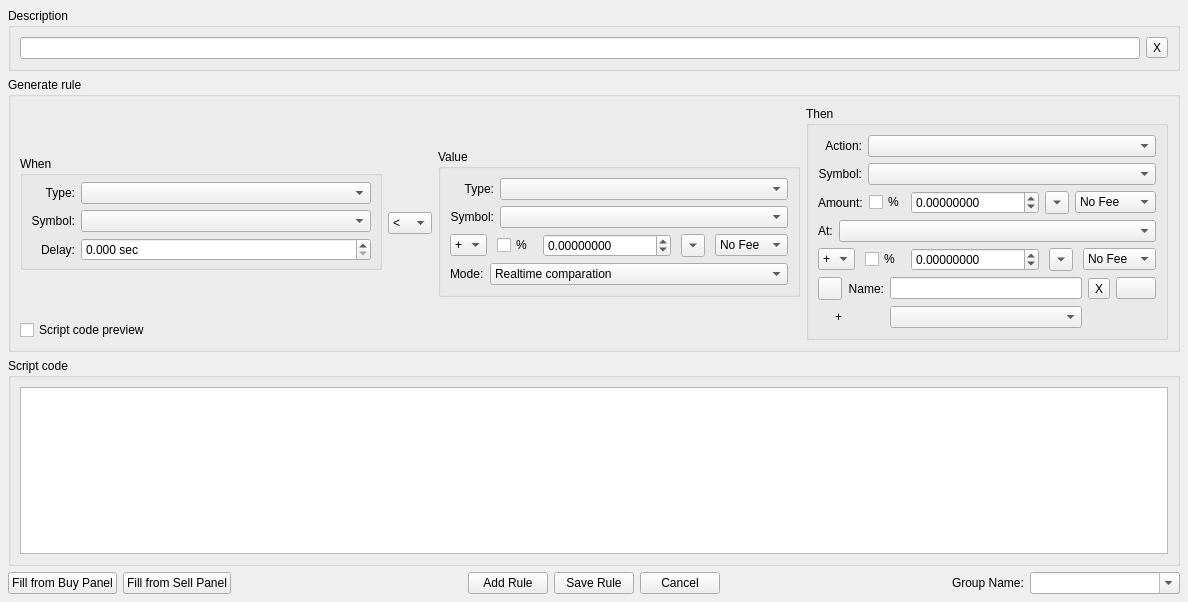
<?xml version="1.0" encoding="UTF-8"?>
<ui version="4.0">
 <class>AddRuleDialog</class>
 <widget class="QWidget" name="AddRuleDialog">
  <property name="geometry">
   <rect>
    <x>0</x>
    <y>0</y>
    <width>1188</width>
    <height>602</height>
   </rect>
  </property>
  <property name="maximumSize">
   <size>
    <width>2048</width>
    <height>1280</height>
   </size>
  </property>
  <property name="windowTitle">
   <string>Form</string>
  </property>
  <layout class="QGridLayout" name="gridLayout">
   <property name="leftMargin">
    <number>8</number>
   </property>
   <property name="topMargin">
    <number>8</number>
   </property>
   <property name="rightMargin">
    <number>8</number>
   </property>
   <property name="bottomMargin">
    <number>8</number>
   </property>
   <item row="2" column="0" colspan="5">
    <widget class="QGroupBox" name="scriptCodeGroupbox">
     <property name="sizePolicy">
      <sizepolicy hsizetype="Preferred" vsizetype="Expanding">
       <horstretch>0</horstretch>
       <verstretch>0</verstretch>
      </sizepolicy>
     </property>
     <property name="accessibleName">
      <string>SCRIPT_CODE</string>
     </property>
     <property name="title">
      <string>Script code</string>
     </property>
     <layout class="QGridLayout" name="gridLayout_8">
      <item row="0" column="0">
       <widget class="QTextEdit" name="scriptCodePreview">
        <property name="readOnly">
         <bool>true</bool>
        </property>
       </widget>
      </item>
     </layout>
    </widget>
   </item>
   <item row="3" column="0">
    <layout class="QHBoxLayout" name="horizontalLayout_2">
     <item>
      <widget class="QPushButton" name="fillFromBuyPanel">
       <property name="focusPolicy">
        <enum>Qt::NoFocus</enum>
       </property>
       <property name="accessibleName">
        <string>FILL_FROM_BUY_PANEL</string>
       </property>
       <property name="text">
        <string>Fill from Buy Panel</string>
       </property>
      </widget>
     </item>
     <item>
      <widget class="QPushButton" name="fillFromSellPanel">
       <property name="focusPolicy">
        <enum>Qt::NoFocus</enum>
       </property>
       <property name="accessibleName">
        <string>FILL_FROM_Sell_PANEL</string>
       </property>
       <property name="text">
        <string>Fill from Sell Panel</string>
       </property>
      </widget>
     </item>
     <item>
      <spacer name="horizontalSpacer">
       <property name="orientation">
        <enum>Qt::Horizontal</enum>
       </property>
       <property name="sizeHint" stdset="0">
        <size>
         <width>40</width>
         <height>20</height>
        </size>
       </property>
      </spacer>
     </item>
    </layout>
   </item>
   <item row="3" column="2">
    <widget class="QPushButton" name="buttonSaveRule">
     <property name="accessibleName">
      <string>SAVE_RULE</string>
     </property>
     <property name="text">
      <string>Save Rule</string>
     </property>
     <property name="autoDefault">
      <bool>true</bool>
     </property>
     <property name="default">
      <bool>false</bool>
     </property>
    </widget>
   </item>
   <item row="3" column="1">
    <widget class="QPushButton" name="buttonAddRule">
     <property name="accessibleName">
      <string>ADD_RULE</string>
     </property>
     <property name="text">
      <string>Add Rule</string>
     </property>
     <property name="autoDefault">
      <bool>true</bool>
     </property>
     <property name="default">
      <bool>false</bool>
     </property>
    </widget>
   </item>
   <item row="0" column="0" colspan="5">
    <widget class="QGroupBox" name="groupBox">
     <property name="accessibleName">
      <string>DESCRIPTION</string>
     </property>
     <property name="title">
      <string>Description</string>
     </property>
     <layout class="QGridLayout" name="gridLayout_10">
      <item row="0" column="0">
       <widget class="QLineEdit" name="descriptionText"/>
      </item>
      <item row="0" column="1">
       <widget class="QToolButton" name="descriptionClear">
        <property name="text">
         <string>X</string>
        </property>
       </widget>
      </item>
     </layout>
    </widget>
   </item>
   <item row="3" column="3">
    <widget class="QPushButton" name="buttonCancel">
     <property name="accessibleName">
      <string>TRCANCEL</string>
     </property>
     <property name="text">
      <string>Cancel</string>
     </property>
    </widget>
   </item>
   <item row="3" column="4">
    <layout class="QHBoxLayout" name="horizontalLayout_5">
     <item>
      <spacer name="horizontalSpacer_4">
       <property name="orientation">
        <enum>Qt::Horizontal</enum>
       </property>
       <property name="sizeType">
        <enum>QSizePolicy::Expanding</enum>
       </property>
       <property name="sizeHint" stdset="0">
        <size>
         <width>40</width>
         <height>20</height>
        </size>
       </property>
      </spacer>
     </item>
     <item>
      <widget class="QLabel" name="groupNameLabel">
       <property name="accessibleName">
        <string>GROUP_NAME</string>
       </property>
       <property name="text">
        <string>Group Name:</string>
       </property>
      </widget>
     </item>
     <item>
      <widget class="QComboBox" name="groupName">
       <property name="sizePolicy">
        <sizepolicy hsizetype="Preferred" vsizetype="Fixed">
         <horstretch>0</horstretch>
         <verstretch>0</verstretch>
        </sizepolicy>
       </property>
       <property name="minimumSize">
        <size>
         <width>150</width>
         <height>0</height>
        </size>
       </property>
       <property name="editable">
        <bool>true</bool>
       </property>
       <property name="sizeAdjustPolicy">
        <enum>QComboBox::AdjustToContents</enum>
       </property>
      </widget>
     </item>
    </layout>
   </item>
   <item row="1" column="0" colspan="5">
    <widget class="QGroupBox" name="addRuleGroupBox">
     <property name="sizePolicy">
      <sizepolicy hsizetype="Preferred" vsizetype="Preferred">
       <horstretch>0</horstretch>
       <verstretch>0</verstretch>
      </sizepolicy>
     </property>
     <property name="accessibleName">
      <string>GENERATE_RULE</string>
     </property>
     <property name="title">
      <string>Generate rule</string>
     </property>
     <layout class="QGridLayout" name="gridLayout_9">
      <item row="0" column="2">
       <layout class="QVBoxLayout" name="verticalLayout_5">
        <property name="spacing">
         <number>0</number>
        </property>
        <item>
         <spacer name="verticalSpacer_2">
          <property name="orientation">
           <enum>Qt::Vertical</enum>
          </property>
          <property name="sizeHint" stdset="0">
           <size>
            <width>20</width>
            <height>0</height>
           </size>
          </property>
         </spacer>
        </item>
        <item>
         <widget class="QGroupBox" name="whenValueGroupBox">
          <property name="sizePolicy">
           <sizepolicy hsizetype="Preferred" vsizetype="Preferred">
            <horstretch>0</horstretch>
            <verstretch>0</verstretch>
           </sizepolicy>
          </property>
          <property name="accessibleName">
           <string>VALUE</string>
          </property>
          <property name="title">
           <string>Value</string>
          </property>
          <layout class="QGridLayout" name="gridLayout_2">
           <item row="2" column="0">
            <widget class="QWidget" name="modeFon" native="true">
             <layout class="QGridLayout" name="gridLayout_7">
              <property name="leftMargin">
               <number>0</number>
              </property>
              <property name="topMargin">
               <number>0</number>
              </property>
              <property name="rightMargin">
               <number>0</number>
              </property>
              <property name="bottomMargin">
               <number>0</number>
              </property>
              <item row="0" column="0">
               <widget class="QLabel" name="variableBModeLabel">
                <property name="sizePolicy">
                 <sizepolicy hsizetype="Maximum" vsizetype="Preferred">
                  <horstretch>0</horstretch>
                  <verstretch>0</verstretch>
                 </sizepolicy>
                </property>
                <property name="accessibleName">
                 <string>MODE</string>
                </property>
                <property name="text">
                 <string>Mode:</string>
                </property>
               </widget>
              </item>
              <item row="0" column="1" colspan="2">
               <widget class="QComboBox" name="variableBMode">
                <property name="iconSize">
                 <size>
                  <width>24</width>
                  <height>24</height>
                 </size>
                </property>
                <item>
                 <property name="text">
                  <string>Realtime comparation</string>
                 </property>
                </item>
                <item>
                 <property name="text">
                  <string>Fixed. Save base value once at rule starts</string>
                 </property>
                </item>
                <item>
                 <property name="text">
                  <string>Trailing. Save base value on opposide direction</string>
                 </property>
                </item>
               </widget>
              </item>
             </layout>
            </widget>
           </item>
           <item row="1" column="0">
            <layout class="QHBoxLayout" name="horizontalLayout_3">
             <property name="spacing">
              <number>10</number>
             </property>
             <item>
              <widget class="QComboBox" name="variableBplusMinus">
               <item>
                <property name="text">
                 <string>+</string>
                </property>
               </item>
               <item>
                <property name="text">
                 <string>-</string>
                </property>
               </item>
               <item>
                <property name="text">
                 <string>*</string>
                </property>
               </item>
               <item>
                <property name="text">
                 <string>/</string>
                </property>
               </item>
              </widget>
             </item>
             <item>
              <widget class="QCheckBox" name="variableBPercent">
               <property name="text">
                <string>%</string>
               </property>
              </widget>
             </item>
             <item>
              <widget class="QDoubleSpinBox" name="variableBExact">
               <property name="sizePolicy">
                <sizepolicy hsizetype="Expanding" vsizetype="Fixed">
                 <horstretch>0</horstretch>
                 <verstretch>0</verstretch>
                </sizepolicy>
               </property>
               <property name="minimumSize">
                <size>
                 <width>120</width>
                 <height>0</height>
                </size>
               </property>
               <property name="decimals">
                <number>8</number>
               </property>
               <property name="minimum">
                <double>-9999999.000000000000000</double>
               </property>
               <property name="maximum">
                <double>9999999.000000000000000</double>
               </property>
              </widget>
             </item>
             <item>
              <widget class="QToolButton" name="variableBPercentButton">
               <property name="text">
                <string/>
               </property>
               <property name="popupMode">
                <enum>QToolButton::InstantPopup</enum>
               </property>
               <property name="toolButtonStyle">
                <enum>Qt::ToolButtonIconOnly</enum>
               </property>
               <property name="arrowType">
                <enum>Qt::DownArrow</enum>
               </property>
              </widget>
             </item>
             <item>
              <widget class="QComboBox" name="variableBFee">
               <property name="sizePolicy">
                <sizepolicy hsizetype="Expanding" vsizetype="Fixed">
                 <horstretch>0</horstretch>
                 <verstretch>0</verstretch>
                </sizepolicy>
               </property>
               <item>
                <property name="text">
                 <string>No Fee</string>
                </property>
               </item>
               <item>
                <property name="text">
                 <string>+ Fee</string>
                </property>
               </item>
               <item>
                <property name="text">
                 <string>- Fee</string>
                </property>
               </item>
              </widget>
             </item>
            </layout>
           </item>
           <item row="0" column="0">
            <layout class="QGridLayout" name="gridLayout_5">
             <item row="0" column="2">
              <widget class="QComboBox" name="variableB">
               <property name="sizePolicy">
                <sizepolicy hsizetype="Expanding" vsizetype="Fixed">
                 <horstretch>0</horstretch>
                 <verstretch>0</verstretch>
                </sizepolicy>
               </property>
               <property name="maxVisibleItems">
                <number>30</number>
               </property>
              </widget>
             </item>
             <item row="0" column="1">
              <widget class="QLabel" name="label_3">
               <property name="sizePolicy">
                <sizepolicy hsizetype="Preferred" vsizetype="Preferred">
                 <horstretch>0</horstretch>
                 <verstretch>0</verstretch>
                </sizepolicy>
               </property>
               <property name="accessibleName">
                <string>TYPE</string>
               </property>
               <property name="text">
                <string>Type:</string>
               </property>
               <property name="alignment">
                <set>Qt::AlignRight|Qt::AlignTrailing|Qt::AlignVCenter</set>
               </property>
              </widget>
             </item>
             <item row="1" column="2">
              <widget class="QComboBox" name="valueBSymbol">
               <property name="sizePolicy">
                <sizepolicy hsizetype="Expanding" vsizetype="Fixed">
                 <horstretch>0</horstretch>
                 <verstretch>0</verstretch>
                </sizepolicy>
               </property>
               <property name="accessibleName">
                <string>SYMBOL</string>
               </property>
              </widget>
             </item>
             <item row="1" column="1">
              <widget class="QLabel" name="label_7">
               <property name="sizePolicy">
                <sizepolicy hsizetype="Preferred" vsizetype="Preferred">
                 <horstretch>0</horstretch>
                 <verstretch>0</verstretch>
                </sizepolicy>
               </property>
               <property name="accessibleName">
                <string>TR00005</string>
               </property>
               <property name="text">
                <string>Symbol:</string>
               </property>
               <property name="alignment">
                <set>Qt::AlignRight|Qt::AlignTrailing|Qt::AlignVCenter</set>
               </property>
              </widget>
             </item>
            </layout>
           </item>
          </layout>
         </widget>
        </item>
        <item>
         <spacer name="verticalSpacer">
          <property name="orientation">
           <enum>Qt::Vertical</enum>
          </property>
          <property name="sizeHint" stdset="0">
           <size>
            <width>20</width>
            <height>0</height>
           </size>
          </property>
         </spacer>
        </item>
       </layout>
      </item>
      <item row="0" column="3">
       <layout class="QVBoxLayout" name="verticalLayout_6">
        <property name="spacing">
         <number>0</number>
        </property>
        <item>
         <spacer name="verticalSpacer_7">
          <property name="orientation">
           <enum>Qt::Vertical</enum>
          </property>
          <property name="sizeHint" stdset="0">
           <size>
            <width>20</width>
            <height>0</height>
           </size>
          </property>
         </spacer>
        </item>
        <item>
         <widget class="QGroupBox" name="actionGroupBox">
          <property name="accessibleName">
           <string>THEN</string>
          </property>
          <property name="title">
           <string>Then</string>
          </property>
          <layout class="QVBoxLayout" name="verticalLayout_2">
           <item>
            <layout class="QGridLayout" name="gridLayout_6">
             <property name="topMargin">
              <number>0</number>
             </property>
             <item row="0" column="1">
              <widget class="QComboBox" name="thanType">
               <property name="sizePolicy">
                <sizepolicy hsizetype="Expanding" vsizetype="Fixed">
                 <horstretch>0</horstretch>
                 <verstretch>0</verstretch>
                </sizepolicy>
               </property>
               <property name="maxVisibleItems">
                <number>30</number>
               </property>
              </widget>
             </item>
             <item row="0" column="0">
              <widget class="QLabel" name="label_8">
               <property name="sizePolicy">
                <sizepolicy hsizetype="Preferred" vsizetype="Preferred">
                 <horstretch>0</horstretch>
                 <verstretch>0</verstretch>
                </sizepolicy>
               </property>
               <property name="accessibleName">
                <string>ACTION</string>
               </property>
               <property name="text">
                <string>Action:</string>
               </property>
               <property name="alignment">
                <set>Qt::AlignRight|Qt::AlignTrailing|Qt::AlignVCenter</set>
               </property>
              </widget>
             </item>
             <item row="1" column="0">
              <widget class="QLabel" name="thanSymbolLabel">
               <property name="sizePolicy">
                <sizepolicy hsizetype="Preferred" vsizetype="Preferred">
                 <horstretch>0</horstretch>
                 <verstretch>0</verstretch>
                </sizepolicy>
               </property>
               <property name="accessibleName">
                <string>TR00005</string>
               </property>
               <property name="text">
                <string>Symbol:</string>
               </property>
               <property name="alignment">
                <set>Qt::AlignRight|Qt::AlignTrailing|Qt::AlignVCenter</set>
               </property>
              </widget>
             </item>
             <item row="1" column="1">
              <widget class="QComboBox" name="thanSymbol">
               <property name="sizePolicy">
                <sizepolicy hsizetype="Expanding" vsizetype="Fixed">
                 <horstretch>0</horstretch>
                 <verstretch>0</verstretch>
                </sizepolicy>
               </property>
               <property name="accessibleName">
                <string>SYMBOL</string>
               </property>
              </widget>
             </item>
            </layout>
           </item>
           <item>
            <widget class="QWidget" name="doubleValueFon" native="true">
             <layout class="QVBoxLayout" name="verticalLayout">
              <property name="leftMargin">
               <number>0</number>
              </property>
              <property name="topMargin">
               <number>0</number>
              </property>
              <property name="rightMargin">
               <number>0</number>
              </property>
              <property name="bottomMargin">
               <number>0</number>
              </property>
              <item>
               <layout class="QGridLayout" name="gridLayout_3">
                <item row="0" column="1">
                 <widget class="QCheckBox" name="thanAmountPercent">
                  <property name="text">
                   <string>%</string>
                  </property>
                 </widget>
                </item>
                <item row="0" column="3">
                 <widget class="QToolButton" name="thanAmountPercentButton">
                  <property name="text">
                   <string/>
                  </property>
                  <property name="popupMode">
                   <enum>QToolButton::InstantPopup</enum>
                  </property>
                  <property name="toolButtonStyle">
                   <enum>Qt::ToolButtonIconOnly</enum>
                  </property>
                  <property name="arrowType">
                   <enum>Qt::DownArrow</enum>
                  </property>
                 </widget>
                </item>
                <item row="0" column="0">
                 <widget class="QLabel" name="label_6">
                  <property name="sizePolicy">
                   <sizepolicy hsizetype="Maximum" vsizetype="Preferred">
                    <horstretch>0</horstretch>
                    <verstretch>0</verstretch>
                   </sizepolicy>
                  </property>
                  <property name="accessibleName">
                   <string>AMOUNT</string>
                  </property>
                  <property name="text">
                   <string>Amount:</string>
                  </property>
                 </widget>
                </item>
                <item row="0" column="2">
                 <widget class="QDoubleSpinBox" name="thanAmount">
                  <property name="sizePolicy">
                   <sizepolicy hsizetype="Expanding" vsizetype="Fixed">
                    <horstretch>0</horstretch>
                    <verstretch>0</verstretch>
                   </sizepolicy>
                  </property>
                  <property name="minimumSize">
                   <size>
                    <width>120</width>
                    <height>0</height>
                   </size>
                  </property>
                  <property name="decimals">
                   <number>8</number>
                  </property>
                  <property name="minimum">
                   <double>-9999999.000000000000000</double>
                  </property>
                  <property name="maximum">
                   <double>9999999.000000000000000</double>
                  </property>
                 </widget>
                </item>
                <item row="0" column="4">
                 <widget class="QComboBox" name="thanAmountFee">
                  <property name="sizePolicy">
                   <sizepolicy hsizetype="Expanding" vsizetype="Fixed">
                    <horstretch>0</horstretch>
                    <verstretch>0</verstretch>
                   </sizepolicy>
                  </property>
                  <item>
                   <property name="text">
                    <string>No Fee</string>
                   </property>
                  </item>
                  <item>
                   <property name="text">
                    <string>+ Fee</string>
                   </property>
                  </item>
                  <item>
                   <property name="text">
                    <string>- Fee</string>
                   </property>
                  </item>
                 </widget>
                </item>
               </layout>
              </item>
              <item>
               <layout class="QHBoxLayout" name="horizontalLayout_12">
                <item>
                 <widget class="QLabel" name="label_4">
                  <property name="sizePolicy">
                   <sizepolicy hsizetype="Maximum" vsizetype="Preferred">
                    <horstretch>0</horstretch>
                    <verstretch>0</verstretch>
                   </sizepolicy>
                  </property>
                  <property name="accessibleName">
                   <string>AT</string>
                  </property>
                  <property name="text">
                   <string>At:</string>
                  </property>
                 </widget>
                </item>
                <item>
                 <widget class="QComboBox" name="thanPriceType">
                  <property name="sizePolicy">
                   <sizepolicy hsizetype="Expanding" vsizetype="Fixed">
                    <horstretch>0</horstretch>
                    <verstretch>0</verstretch>
                   </sizepolicy>
                  </property>
                  <property name="maxVisibleItems">
                   <number>30</number>
                  </property>
                 </widget>
                </item>
               </layout>
              </item>
              <item>
               <layout class="QHBoxLayout" name="horizontalLayout">
                <property name="spacing">
                 <number>10</number>
                </property>
                <item>
                 <widget class="QComboBox" name="thanPricePlusMinus">
                  <item>
                   <property name="text">
                    <string>+</string>
                   </property>
                  </item>
                  <item>
                   <property name="text">
                    <string>-</string>
                   </property>
                  </item>
                  <item>
                   <property name="text">
                    <string>*</string>
                   </property>
                  </item>
                  <item>
                   <property name="text">
                    <string>/</string>
                   </property>
                  </item>
                 </widget>
                </item>
                <item>
                 <widget class="QCheckBox" name="thanPricePercent">
                  <property name="text">
                   <string>%</string>
                  </property>
                 </widget>
                </item>
                <item>
                 <widget class="QDoubleSpinBox" name="thanPriceValue">
                  <property name="sizePolicy">
                   <sizepolicy hsizetype="Expanding" vsizetype="Fixed">
                    <horstretch>0</horstretch>
                    <verstretch>0</verstretch>
                   </sizepolicy>
                  </property>
                  <property name="minimumSize">
                   <size>
                    <width>120</width>
                    <height>0</height>
                   </size>
                  </property>
                  <property name="decimals">
                   <number>8</number>
                  </property>
                  <property name="minimum">
                   <double>-9999999.000000000000000</double>
                  </property>
                  <property name="maximum">
                   <double>9999999.000000000000000</double>
                  </property>
                 </widget>
                </item>
                <item>
                 <widget class="QToolButton" name="thanPricePercentButton">
                  <property name="text">
                   <string/>
                  </property>
                  <property name="popupMode">
                   <enum>QToolButton::InstantPopup</enum>
                  </property>
                  <property name="toolButtonStyle">
                   <enum>Qt::ToolButtonIconOnly</enum>
                  </property>
                  <property name="arrowType">
                   <enum>Qt::DownArrow</enum>
                  </property>
                 </widget>
                </item>
                <item>
                 <widget class="QComboBox" name="thanPriceFee">
                  <property name="sizePolicy">
                   <sizepolicy hsizetype="Expanding" vsizetype="Fixed">
                    <horstretch>0</horstretch>
                    <verstretch>0</verstretch>
                   </sizepolicy>
                  </property>
                  <item>
                   <property name="text">
                    <string>No Fee</string>
                   </property>
                  </item>
                  <item>
                   <property name="text">
                    <string>+ Fee</string>
                   </property>
                  </item>
                  <item>
                   <property name="text">
                    <string>- Fee</string>
                   </property>
                  </item>
                 </widget>
                </item>
               </layout>
              </item>
             </layout>
            </widget>
           </item>
           <item>
            <layout class="QGridLayout" name="gridLayout_11">
             <item row="0" column="6">
              <widget class="QPushButton" name="thanTextBrowse">
               <property name="text">
                <string/>
               </property>
               <property name="icon">
                <iconset resource="QtResource.qrc">
                 <normaloff>:/Resources/Open.png</normaloff>:/Resources/Open.png</iconset>
               </property>
              </widget>
             </item>
             <item row="1" column="3">
              <widget class="QComboBox" name="sayCode">
               <property name="sizePolicy">
                <sizepolicy hsizetype="Expanding" vsizetype="Fixed">
                 <horstretch>0</horstretch>
                 <verstretch>0</verstretch>
                </sizepolicy>
               </property>
               <property name="maxVisibleItems">
                <number>30</number>
               </property>
              </widget>
             </item>
             <item row="0" column="3">
              <widget class="QLineEdit" name="thanText"/>
             </item>
             <item row="0" column="5">
              <widget class="QToolButton" name="clearTextButton">
               <property name="text">
                <string>X</string>
               </property>
              </widget>
             </item>
             <item row="0" column="2">
              <widget class="QLabel" name="nameLabel">
               <property name="sizePolicy">
                <sizepolicy hsizetype="Preferred" vsizetype="Preferred">
                 <horstretch>0</horstretch>
                 <verstretch>0</verstretch>
                </sizepolicy>
               </property>
               <property name="accessibleName">
                <string>NAME</string>
               </property>
               <property name="text">
                <string>Name:</string>
               </property>
               <property name="alignment">
                <set>Qt::AlignRight|Qt::AlignTrailing|Qt::AlignVCenter</set>
               </property>
              </widget>
             </item>
             <item row="0" column="1">
              <widget class="QToolButton" name="playButton">
               <property name="text">
                <string/>
               </property>
               <property name="icon">
                <iconset resource="QtResource.qrc">
                 <normaloff>:/Resources/Play.png</normaloff>:/Resources/Play.png</iconset>
               </property>
              </widget>
             </item>
             <item row="1" column="1">
              <widget class="QLabel" name="sayLabelPlus">
               <property name="sizePolicy">
                <sizepolicy hsizetype="Preferred" vsizetype="Preferred">
                 <horstretch>0</horstretch>
                 <verstretch>0</verstretch>
                </sizepolicy>
               </property>
               <property name="accessibleName">
                <string>+</string>
               </property>
               <property name="text">
                <string>+</string>
               </property>
               <property name="alignment">
                <set>Qt::AlignRight|Qt::AlignTrailing|Qt::AlignVCenter</set>
               </property>
              </widget>
             </item>
            </layout>
           </item>
          </layout>
         </widget>
        </item>
        <item>
         <spacer name="verticalSpacer_8">
          <property name="orientation">
           <enum>Qt::Vertical</enum>
          </property>
          <property name="sizeHint" stdset="0">
           <size>
            <width>20</width>
            <height>0</height>
           </size>
          </property>
         </spacer>
        </item>
       </layout>
      </item>
      <item row="0" column="0">
       <layout class="QVBoxLayout" name="verticalLayout_3">
        <property name="spacing">
         <number>0</number>
        </property>
        <item>
         <spacer name="verticalSpacer_6">
          <property name="orientation">
           <enum>Qt::Vertical</enum>
          </property>
          <property name="sizeHint" stdset="0">
           <size>
            <width>20</width>
            <height>0</height>
           </size>
          </property>
         </spacer>
        </item>
        <item>
         <widget class="QGroupBox" name="groupBoxWhen">
          <property name="accessibleName">
           <string/>
          </property>
          <property name="title">
           <string>When</string>
          </property>
          <layout class="QGridLayout" name="gridLayout_4">
           <property name="leftMargin">
            <number>8</number>
           </property>
           <property name="topMargin">
            <number>6</number>
           </property>
           <property name="rightMargin">
            <number>8</number>
           </property>
           <property name="bottomMargin">
            <number>6</number>
           </property>
           <item row="1" column="0">
            <widget class="QLabel" name="valueALabel">
             <property name="sizePolicy">
              <sizepolicy hsizetype="Preferred" vsizetype="Preferred">
               <horstretch>0</horstretch>
               <verstretch>0</verstretch>
              </sizepolicy>
             </property>
             <property name="accessibleName">
              <string>TR00005</string>
             </property>
             <property name="text">
              <string>Symbol:</string>
             </property>
             <property name="alignment">
              <set>Qt::AlignRight|Qt::AlignTrailing|Qt::AlignVCenter</set>
             </property>
            </widget>
           </item>
           <item row="1" column="1">
            <widget class="QComboBox" name="valueASymbol">
             <property name="sizePolicy">
              <sizepolicy hsizetype="Expanding" vsizetype="Fixed">
               <horstretch>0</horstretch>
               <verstretch>0</verstretch>
              </sizepolicy>
             </property>
             <property name="accessibleName">
              <string>SYMBOL</string>
             </property>
            </widget>
           </item>
           <item row="0" column="1">
            <widget class="QComboBox" name="variableA">
             <property name="sizePolicy">
              <sizepolicy hsizetype="Expanding" vsizetype="Fixed">
               <horstretch>0</horstretch>
               <verstretch>0</verstretch>
              </sizepolicy>
             </property>
             <property name="maxVisibleItems">
              <number>30</number>
             </property>
            </widget>
           </item>
           <item row="0" column="0">
            <widget class="QLabel" name="label">
             <property name="sizePolicy">
              <sizepolicy hsizetype="Preferred" vsizetype="Preferred">
               <horstretch>0</horstretch>
               <verstretch>0</verstretch>
              </sizepolicy>
             </property>
             <property name="accessibleName">
              <string>TYPE</string>
             </property>
             <property name="text">
              <string>Type:</string>
             </property>
             <property name="alignment">
              <set>Qt::AlignRight|Qt::AlignTrailing|Qt::AlignVCenter</set>
             </property>
            </widget>
           </item>
           <item row="2" column="0">
            <widget class="QLabel" name="delayLabel">
             <property name="sizePolicy">
              <sizepolicy hsizetype="Preferred" vsizetype="Preferred">
               <horstretch>0</horstretch>
               <verstretch>0</verstretch>
              </sizepolicy>
             </property>
             <property name="accessibleName">
              <string>DELAY</string>
             </property>
             <property name="text">
              <string>Delay:</string>
             </property>
             <property name="alignment">
              <set>Qt::AlignRight|Qt::AlignTrailing|Qt::AlignVCenter</set>
             </property>
            </widget>
           </item>
           <item row="2" column="1">
            <widget class="QDoubleSpinBox" name="delayValue">
             <property name="sizePolicy">
              <sizepolicy hsizetype="Expanding" vsizetype="Fixed">
               <horstretch>0</horstretch>
               <verstretch>0</verstretch>
              </sizepolicy>
             </property>
             <property name="minimumSize">
              <size>
               <width>120</width>
               <height>0</height>
              </size>
             </property>
             <property name="accessibleName">
              <string>TR00113</string>
             </property>
             <property name="suffix">
              <string> sec</string>
             </property>
             <property name="decimals">
              <number>3</number>
             </property>
             <property name="minimum">
              <double>0.000000000000000</double>
             </property>
             <property name="maximum">
              <double>10000000.000000000000000</double>
             </property>
             <property name="singleStep">
              <double>0.100000000000000</double>
             </property>
            </widget>
           </item>
          </layout>
         </widget>
        </item>
        <item>
         <spacer name="verticalSpacer_5">
          <property name="orientation">
           <enum>Qt::Vertical</enum>
          </property>
          <property name="sizeHint" stdset="0">
           <size>
            <width>20</width>
            <height>0</height>
           </size>
          </property>
         </spacer>
        </item>
        <item>
         <widget class="QCheckBox" name="codePreview">
          <property name="accessibleName">
           <string>SCRIPT_PREVIEW</string>
          </property>
          <property name="text">
           <string>Script code preview</string>
          </property>
         </widget>
        </item>
       </layout>
      </item>
      <item row="0" column="1">
       <layout class="QVBoxLayout" name="verticalLayout_4">
        <property name="spacing">
         <number>0</number>
        </property>
        <item>
         <spacer name="verticalSpacer_3">
          <property name="orientation">
           <enum>Qt::Vertical</enum>
          </property>
          <property name="sizeHint" stdset="0">
           <size>
            <width>20</width>
            <height>0</height>
           </size>
          </property>
         </spacer>
        </item>
        <item>
         <widget class="QComboBox" name="comparation">
          <item>
           <property name="text">
            <string>&lt;</string>
           </property>
          </item>
          <item>
           <property name="text">
            <string>&gt;</string>
           </property>
          </item>
          <item>
           <property name="text">
            <string>=</string>
           </property>
          </item>
          <item>
           <property name="text">
            <string>&lt;=</string>
           </property>
          </item>
          <item>
           <property name="text">
            <string>&gt;=</string>
           </property>
          </item>
          <item>
           <property name="text">
            <string>&lt;&gt;</string>
           </property>
          </item>
         </widget>
        </item>
        <item>
         <spacer name="verticalSpacer_4">
          <property name="orientation">
           <enum>Qt::Vertical</enum>
          </property>
          <property name="sizeHint" stdset="0">
           <size>
            <width>20</width>
            <height>0</height>
           </size>
          </property>
         </spacer>
        </item>
       </layout>
      </item>
     </layout>
    </widget>
   </item>
  </layout>
 </widget>
 <resources>
  <include location="QtResource.qrc"/>
 </resources>
 <connections>
  <connection>
   <sender>descriptionClear</sender>
   <signal>clicked()</signal>
   <receiver>descriptionText</receiver>
   <slot>clear()</slot>
   <hints>
    <hint type="sourcelabel">
     <x>1169</x>
     <y>49</y>
    </hint>
    <hint type="destinationlabel">
     <x>1144</x>
     <y>50</y>
    </hint>
   </hints>
  </connection>
  <connection>
   <sender>clearTextButton</sender>
   <signal>clicked()</signal>
   <receiver>thanText</receiver>
   <slot>clear()</slot>
   <hints>
    <hint type="sourcelabel">
     <x>1123</x>
     <y>277</y>
    </hint>
    <hint type="destinationlabel">
     <x>1098</x>
     <y>278</y>
    </hint>
   </hints>
  </connection>
  <connection>
   <sender>codePreview</sender>
   <signal>toggled(bool)</signal>
   <receiver>scriptCodeGroupbox</receiver>
   <slot>setVisible(bool)</slot>
   <hints>
    <hint type="sourcelabel">
     <x>167</x>
     <y>317</y>
    </hint>
    <hint type="destinationlabel">
     <x>92</x>
     <y>518</y>
    </hint>
   </hints>
  </connection>
  <connection>
   <sender>buttonCancel</sender>
   <signal>clicked()</signal>
   <receiver>AddRuleDialog</receiver>
   <slot>reject()</slot>
   <hints>
    <hint type="sourcelabel">
     <x>712</x>
     <y>592</y>
    </hint>
    <hint type="destinationlabel">
     <x>703</x>
     <y>600</y>
    </hint>
   </hints>
  </connection>
 </connections>
 <slots>
  <slot>reject()</slot>
 </slots>
</ui>
